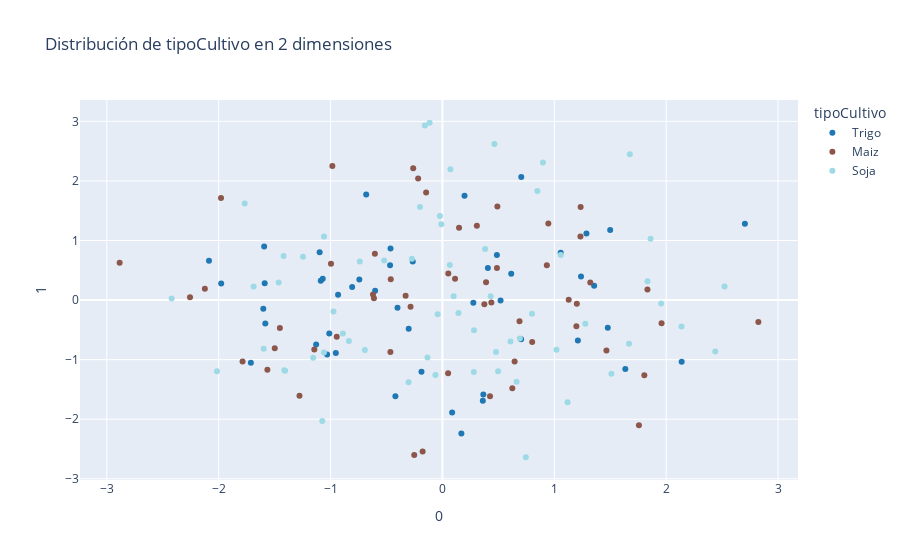

Write notebook code for a chart like this one.
### Code cell
features = pca_filtrado.drop(columns=['tipoCultivo']).columns.to_list()

unique_tipoCultivo = pca_filtrado['tipoCultivo'].unique()
num_colors = len(unique_tipoCultivo)
color_palette = plt.get_cmap('tab20', num_colors)

tipoCultivo_color_map = {cultivo: mcolors.to_hex(color_palette(i)) for i,
                       cultivo in enumerate(unique_tipoCultivo)}

loadings = pca.components_.T * np.sqrt(pca.explained_variance_)
fig = px.scatter(pca_features, x=0, y=1, color = pca_filtrado["tipoCultivo"],
                 labels={'color': 'tipoCultivo'},
                 color_discrete_map=tipoCultivo_color_map,
                 title="Distribución de tipoCultivo en 2 dimensiones")

fig.show()
